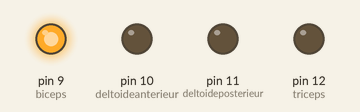
This sketch was run on a simulated Arduino Uno, built with avr-gcc and run on an emulated ATmega328P. On the bench: output pins drawn as LEDs (lit = HIGH).

Above: at 1.0 s.
At 3.0 s:
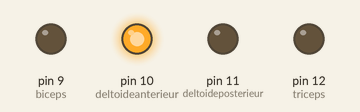
At 5.0 s:
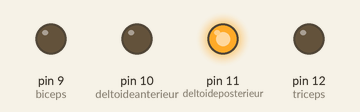
At 7.0 s:
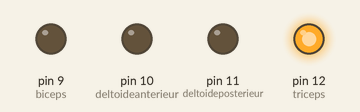
Timing chart, 0 to 10.4 s (numbered marks = the images above):
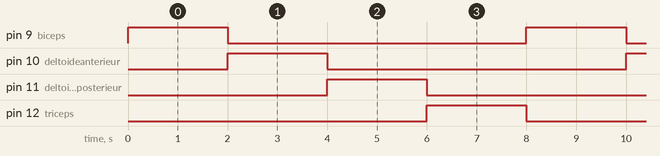

Measured:
- by itself, pin 9 (biceps), pin 10 (deltoideanterieur), pin 11 (deltoideposterieur), pin 12 (triceps): alternates HIGH for 2.0 s and LOW for 6.0 s
- by itself, everything shown: repeats every 8.0 s, in 5 steps

The sketch:

SketchTestLEDS.ino
```cpp
int biceps = 9;
int deltoideanterieur = 10;
int deltoideposterieur = 11;
int triceps = 12;

void setup() {
  // put your setup code here, to run once:
  pinMode(biceps, OUTPUT);
  pinMode(deltoideanterieur, OUTPUT);
  pinMode(deltoideposterieur, OUTPUT);
  pinMode(triceps, OUTPUT);
}

void loop() {
  // put your main code here, to run repeatedly:
  digitalWrite(biceps, HIGH);
  delay(2000);
  digitalWrite(biceps, LOW);

  digitalWrite(deltoideanterieur, HIGH);
  delay(2000);
  digitalWrite(deltoideanterieur, LOW);

  digitalWrite(deltoideposterieur, HIGH);
  delay(2000);
  digitalWrite(deltoideposterieur, LOW);

  digitalWrite(triceps, HIGH);
  delay(2000);
  digitalWrite(triceps, LOW);
}
```
